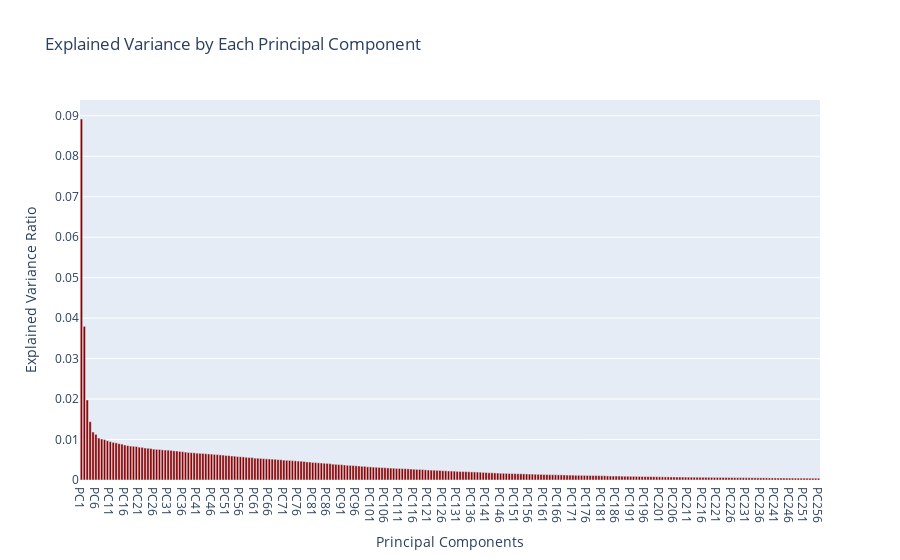
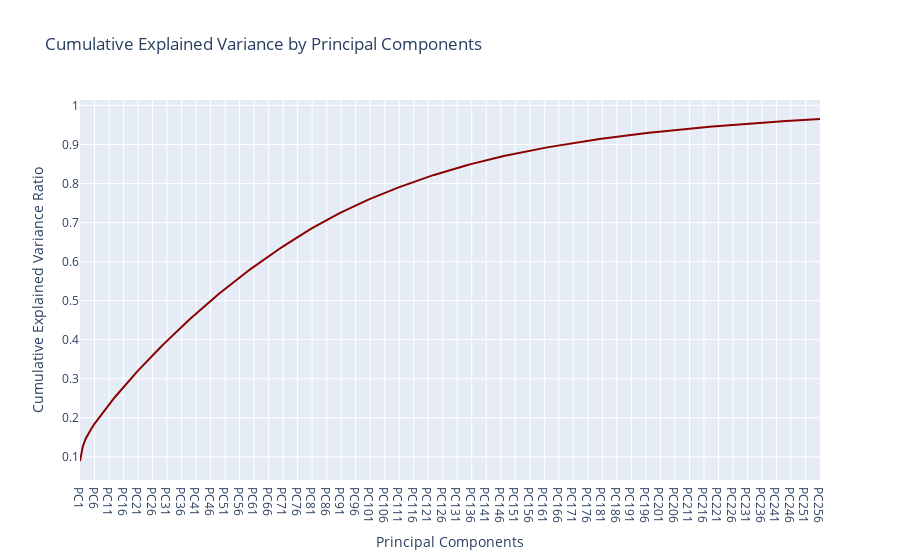
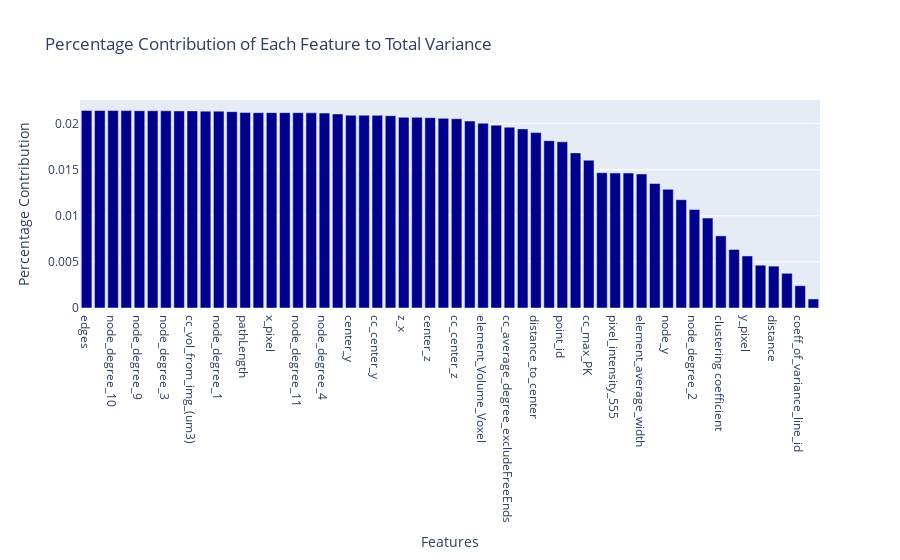

The notebook cell these images were saved under, in order:
### Code cell
if(USE_NEW_FEATURES):
    X_transformed_pca, dataset_pca_sklearn_obj = get_pca_transformation_and_scaled_dataset(X, 256)
    
    explained_var = dataset_pca_sklearn_obj.explained_variance_ratio_

    # Calculate and sort feature contributions
    feature_contributions = feature_contribution_to_variance(dataset_pca_sklearn_obj, explained_var, X.columns)
    plot_feature_contributions(feature_contributions)
    
    # We're basically predicting
    # (405 / 488) * 1000

    Y = sample_data['element_pixel_intensity_405_488_ratio']

    # Perform standardization on X and Y
    # scalerX = StandardScaler()
    # scalerY = StandardScaler()

    y = np.rint(Y).astype(int)

    X_train, X_test, y_train, y_test = train_test_split(X_transformed_pca, y, test_size=0.2, random_state=42)

    print("The training data shapes are:", X_train.shape, y_train.shape, "and the testing data shapes are:", X_test.shape, y_test.shape)
    print("The cumulative contributions of all features to the variation is:", feature_contributions['Contribution'].sum(), "%")

### Figure 1 — Plotly figure (JSON) as saved in the notebook; plotly's stock layout.template omitted (floating-point values rounded to 4 significant figures; data arrays with more than 128 entries replaced by an {"elided": "..."} marker saying what was removed)
{"data": [{"marker": {"color": "darkred"}, "type": "bar", "x": {"elided": "256 str values"}, "y": {"elided": "256 float values"}}], "layout": {"title": {"text": "Explained Variance by Each Principal Component"}, "xaxis": {"title": {"text": "Principal Components"}}, "yaxis": {"title": {"text": "Explained Variance Ratio"}}}}

### Figure 2 — Plotly figure (JSON) as saved in the notebook; plotly's stock layout.template omitted (floating-point values rounded to 4 significant figures; data arrays with more than 128 entries replaced by an {"elided": "..."} marker saying what was removed)
{"data": [{"marker": {"color": "darkred"}, "type": "scatter", "x": {"elided": "256 str values"}, "y": {"elided": "256 float values"}}], "layout": {"title": {"text": "Cumulative Explained Variance by Principal Components"}, "xaxis": {"title": {"text": "Principal Components"}}, "yaxis": {"title": {"text": "Cumulative Explained Variance Ratio"}}}}

### Figure 3 — Plotly figure (JSON) as saved in the notebook; plotly's stock layout.template omitted (floating-point values rounded to 4 significant figures)
{"data": [{"marker": {"color": "darkblue"}, "type": "bar", "x": ["edges", "nodes", "node_degree_10", "cc_length_(um)", "node_degree_9", "node_degree_8", "node_degree_3", "vol_cc_y", "cc_vol_from_img_(um3)", "branches", "node_degree_1", "order", "pathLength", "x_x", "x_pixel", "center_x", "node_degree_11", "cc_center_x", "node_degree_4", "node_degree_7", "center_y", "y_x", "cc_center_y", "node_degree_5", "z_x", "z_pixel", "center_z", "node_degree_6", "cc_center_z", "element_connectivity_y", "element_Volume_Voxel", "element_length_(um)", "cc_average_degree_excludeFreeEnds", "avg_PK_Of_element_y", "distance_to_center", "matching_index", "point_id", "density", "cc_max_PK", "node_degree_0", "pixel_intensity_555", "cc_pixel_intensity_555", "element_average_width", "line_id", "node_y", "diameter", "node_degree_2", "width_(um)", "clustering coefficient", "degree_y", "y_pixel", "Angle_Flag", "distance", "coeff_of_variance_cc", "coeff_of_variance_line_id", "folder_name_y"], "y": [0.02143, 0.02142, 0.02141, 0.02141, 0.0214, 0.02139, 0.02139, 0.02138, 0.02138, 0.02135, 0.02135, 0.0213, 0.0212, 0.02119, 0.02119, 0.02119, 0.02118, 0.02116, 0.02114, 0.02105, 0.02091, 0.0209, 0.02089, 0.02085, 0.02068, 0.02068, 0.02064, 0.02057, 0.02053, 0.02027, 0.02004, 0.01983, 0.01961, 0.01942, 0.01902, 0.01815, 0.01802, 0.01682, 0.01603, 0.01467, 0.01464, 0.01463, 0.01454, 0.0135, 0.01287, 0.01175, 0.01068, 0.00975, 0.007821, 0.006346, 0.005645, 0.004639, 0.004541, 0.003761, 0.002416, 0.0009784]}], "layout": {"title": {"text": "Percentage Contribution of Each Feature to Total Variance"}, "xaxis": {"title": {"text": "Features"}}, "yaxis": {"title": {"text": "Percentage Contribution"}}}}
